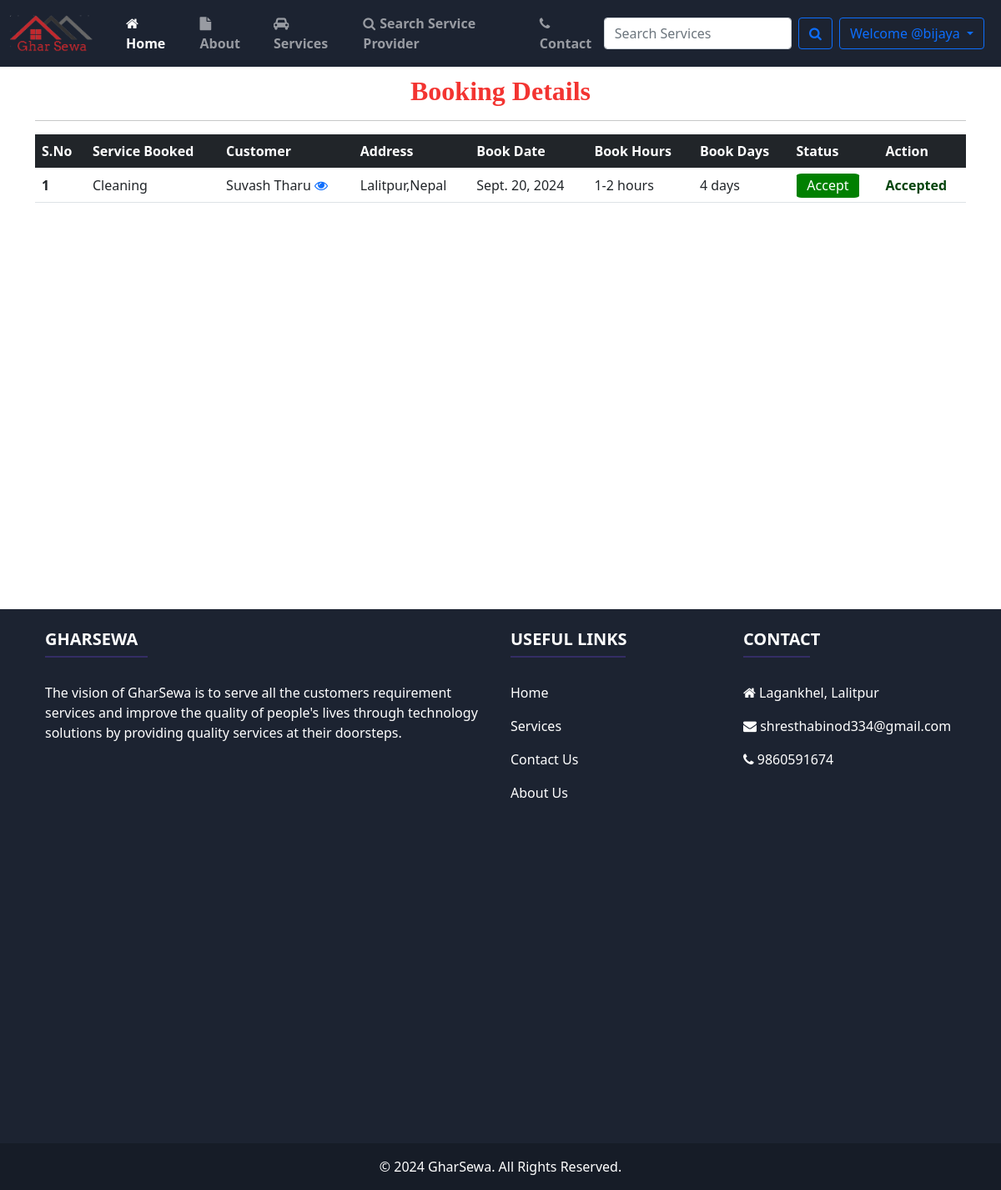
The app's page /user_booking/ (signed in), older data.
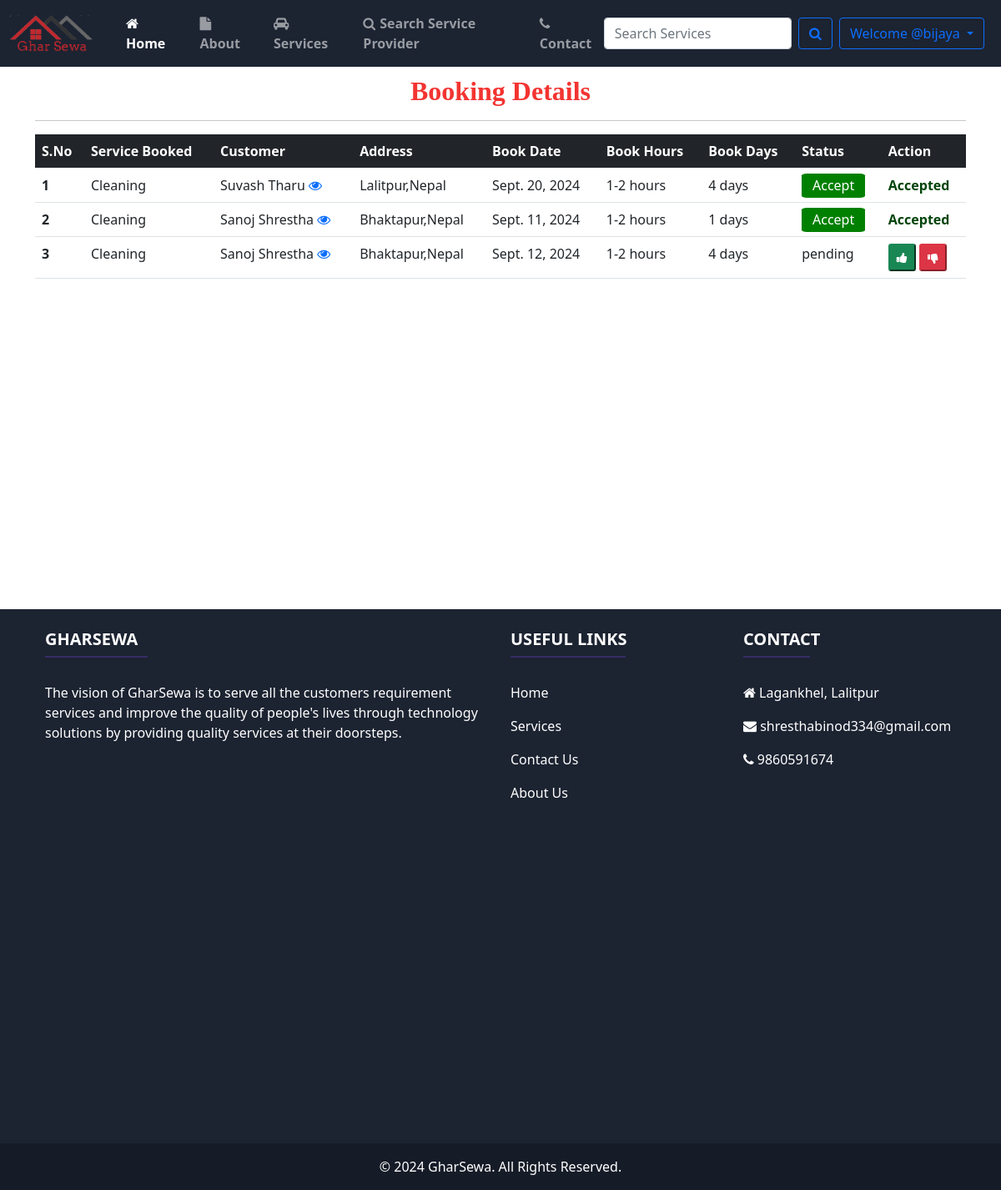
The same page, newer data.
### home/models.py (models this page shows, shortened)
class Booking(models.Model):
    status = models.ForeignKey(Status, on_delete=models.CASCADE, null=True)
    customer = models.ForeignKey(Customer, on_delete=models.CASCADE, null=True)
    user = models.ForeignKey(Service_Man, on_delete=models.CASCADE, null=True)
    book_date = models.DateField(null=True)
    book_days = models.CharField(max_length=100, null=True)
    book_hours = models.CharField(max_length=100, null=True)

class Service_Man(models.Model):
    status = models.ForeignKey(Status, on_delete=models.CASCADE, null=True)
    city = models.ForeignKey(
        City, on_delete=models.CASCADE, null=True, blank=True)
    user = models.ForeignKey(User, on_delete=models.CASCADE, null=True)
    phone = models.CharField(max_length=20, null=True)
    image = models.ImageField(upload_to='service_man/', null=True)
    cert = models.FileField(upload_to='service_man/', null=True, default='service_man/certificate.png')
    address = models.CharField(max_length=100, null=True)
    service = models.ForeignKey(
        Service, on_delete=CASCADE, null=True, blank=True)
    experience = models.IntegerField(default=0)
    date_joined = models.DateField(auto_now_add=True)

class Service(models.Model):
    service_id = models.AutoField(primary_key=True)
    service_name = models.CharField(max_length=50)
    service_desc = models.TextField()
    image = models.FileField(null=True)
    pub_date = models.DateField(auto_now_add=True)

class Customer(models.Model):
    user = models.ForeignKey(User, on_delete=models.CASCADE, null=True)
    phone = models.CharField(max_length=20, null=True)
    address = models.CharField(max_length=100, null=True)
    image = models.ImageField(upload_to='customer/', null=True)
    date_joined = models.DateField(auto_now_add=True)

class Status(models.Model):
    status = models.CharField(max_length=20, null=True)

### home/views.py (the view)
# urls.py: path('user_booking/', views.userBooking, name='user_booking'),
@login_required(login_url='login')
def userBooking(request):
    page = False
    user = User.objects.get(id=request.user.id)
    try:
        serv = Service_Man.objects.get(user=user)
        books = Booking.objects.filter(user=serv)
    except:
        return redirect('user_booking')
    context = {'books': books, 'page': page}
    return render(request, 'booking_details.html', context)

### templates/booking_details.html (shortened to what the changed rows need)
{% extends 'base.html' %}
{% block body %}
{% if page %}
<div class="container">
    <h2>Booking Details</h2>
    <hr>
    <table class="table table-hover">
        <thead class="table-dark text-white">
            <tr>
                <th scope="col">S.No</th>
                <th scope="col">Service Booked</th>
                <th scope="col">Service Provider</th>
                <th scope="col">View</th>
                <th scope="col">Book Date</th>
                <th scope="col">
                    <center>Book Hours</center>
                </th>
                <th scope="col">
                    <center>Book Days</center>
                </th>
                <th scope="col">Status</th>
                <th scope="col">
                    <center>Action</center>
                </th>
            </tr>
        </thead>
        <tbody>
            {% for book in books%}
            <tr>
                <th scope="row">{{forloop.counter}}</th>
                <td>{{book.user.service.service_name}}</td>
                <td>{{book.user.user.first_name}} {{book.user.user.last_name}}
                </td>
                <td><a href="{% url 'booking_status' book.id %}" class=" btn text-primary"><i class="fa fa-eye"></i></a>
                </td>
                <td>{{book.book_date}}</td>
                <td>
                    <center>{{book.book_days}} days</center>
                </td>
                <td>
                    <center>{{book.book_hours}} hours</center>
                </td>
                {% if book.status.status == 'Accept' %}
                <td>
                    <span class="text-success">
                        {{book.status.status}}ed
                    </span>
                </td>
                {% elif book.status.status == 'Reject' %}
                <td>
                    <span class="text-danger">
                        {{book.status.status}}ed
                    </span>
                </td>
                {% else %}
                <td>
                    <span>{{book.status.status}}</span>
                </td>
                {% endif %}
                {% if book.status.status == 'Accept' %}
                <td style="font-weight:bold;color:blue">
                    <center> Accepted</center>
                </td>
                {% else %}
                <td>
                    <a href="{% url 'edit_booking' book.id %}">
                        <center><button class="btn-sm btn-warning">
                            <i class="fa fa-edit"></i> Edit
                        </button></center>
                    </a>
                </td>
                <td>
                    <a href="{% url 'cancel_booking' book.id %}">
                        <center><button class="btn-sm btn-danger"
                                onclick="return confirm('Do You wanna cancel the Booking?')">
                                <i class="fa fa-trash"></i>
                            </button></center>
                    </a>
                </td>
                {% endif %}
            </tr>
            {% endfor %}
        </tbody>
    </table>
</div>
{% else%}
<div class="container">
    <h2>Booking Details</h2>
    <table class=" table table-hover">
        <thead class="table-dark text-white">
            <tr>
                <th scope="col">S.No</th>
                <th scope="col">Service Booked</th>
                <th scope="col">Customer</th>
                <th scope="col">Address</th>
                <th scope="col">Book Date</th>
                <th scope="col">Book Hours</th>
                <th scope="col">Book Days</th>
                <th scope="col">Status</th>
                <th scope="col">Action</th>
            </tr>
        <tbody>
            </thead>
            {% for book in books%}
            <tr>
                <th scope="row">{{forloop.counter}}</th>
                <td>{{book.user.service.service_name}}</td>
                <td>{{book.customer.user.first_name}} {{book.customer.user.last_name}}
                    <a href="{% url 'booking_status' book.id %}" class="rounded"><i class="fa fa-eye"></i></a>
                </td>
                <td>{{book.customer.address}}</td>
                <td>{{book.book_date}}</td>
                <td>{{book.book_hours}} hours</td>
                <td>{{book.book_days}} days</td>
                {% if book.status.status == 'Accept' %}
                <td><span
                        style="color:white;background:green;padding:0.2em 0.8em 0.2em 0.8em;border-radius:8%">{{book.status.status}}</span>
                </td>
                {% else %}
                <td><span>{{book.status.status}}</span>
                </td>
                {% endif %}
                {% if book.status.status == 'Accept' %}
                <td style="font-weight:bold;color:rgb(2, 68, 11)">Accepted</td>
                {% elif book.status.status == 'Reject' %}
                <td style="font-weight:bold;color:rgb(255, 0, 0)">Rejected</td>
                {% else %}
                <td>
                    <a href="{% url 'accept_confirmation' book.id %}">
                        <button class="btn-sm btn-success"
                            onclick="return confirm('Are You Confirm for Accept Order?')">
                            <i class="fa fa-thumbs-up"></i>
                        </button>
                    </a>
                    <a href="{% url 'spcancel_booking' book.id %}"><button class="btn-sm btn-danger"
                            onclick="return confirm('Do You wanna cancel the Booking?')"><i
                                class="fa fa-thumbs-down"></i></button></a>
                </td>
                {% endif %}
            </tr>
            {% endfor %}
    </table>
</div>
{% endif %}
{% endblock %}

Row changes from the older to the newer data that the page shows:
added Booking: user.service.service_name "Cleaning", customer.user.first_name "Sanoj", customer.user.last_name "Shrestha", customer.address "Bhaktapur,Nepal", book_date "Sept. 11, 2024", book_hours "1-2", book_days "1", status.status "Accept", shows "Accepted"
added Booking: user.service.service_name "Cleaning", customer.user.first_name "Sanoj", customer.user.last_name "Shrestha", customer.address "Bhaktapur,Nepal", book_date "Sept. 12, 2024", book_hours "1-2", book_days "4", status.status "pending"
